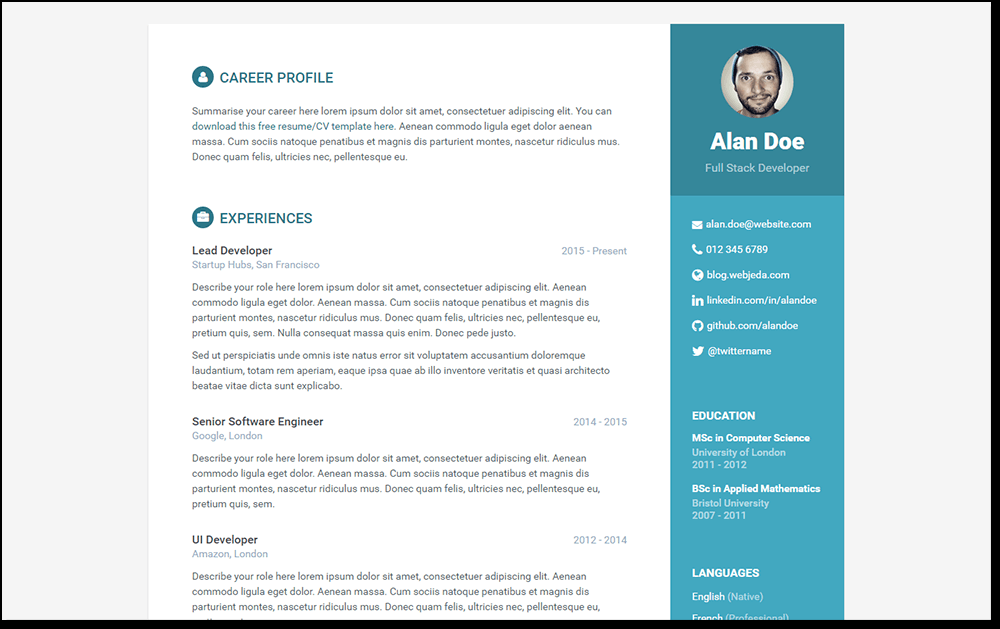
#> input picture assets/images/desktop.png, 1000 x 629 px
$ python -i 15_image_filtering.py   (imports and definitions only)
#> lines starting #> are read from the running program, lines starting #| are printed output that depends on the picture; after the words box and inside, x2 and y2 are one past the last pixel; in counts of white or black regions, pixels touching at a corner belong together
#!/usr/bin/env python3
"""
Image Signal Processing: 2D DFT, Frequency-Domain and Spatial Filtering
=========================================================================

Images are 2-dimensional signals.  Every technique from 1-D signal processing
has a 2-D counterpart, and the connections are direct and elegant.

2-D Discrete Fourier Transform (DFT)
--------------------------------------
For an M×N image f(m, n):

    F(u, v) = sum_{m=0}^{M-1}  sum_{n=0}^{N-1}
              f(m, n) * exp(-j*2*pi*(u*m/M + v*n/N))

    - DC component F(0,0) = mean pixel value * M*N
    - After fftshift: low frequencies are at the centre
    - Convolution theorem: filtering in spatial domain ≡ multiplication in freq domain

2-D Filtering
--------------
Frequency domain:
    F_filtered(u, v) = H(u, v) * F(u, v)   (element-wise)
    then ifft2 → spatial result

Spatial domain:
    g(m, n) = f(m, n) ** h(m, n)            (2-D convolution)

Both are equivalent for linear shift-invariant (LSI) filters.  The frequency-
domain approach is often more intuitive for designing ideal brick-wall filters,
while the spatial domain is faster for small kernels.

Author: Educational example for Signal Processing
License: MIT
"""

import numpy as np
import matplotlib.pyplot as plt
from scipy import ndimage


# ============================================================================
# SYNTHETIC TEST IMAGE
# ============================================================================

# [39 lines left out: function make_test_image, not called in this run]


# ============================================================================
# 2-D DFT UTILITIES
# ============================================================================

def compute_2d_spectrum(img):
    """
    Compute 2-D FFT and return the log-magnitude spectrum (shifted to centre).

    Args:
        img (ndarray): 2-D real image

    Returns:
        F     (ndarray): Complex DFT coefficients (shifted)
        mag   (ndarray): Log-magnitude spectrum for display
    """
    F_raw = np.fft.fft2(img)
    F = np.fft.fftshift(F_raw)
    mag = np.log1p(np.abs(F))      # log(1 + |F|) avoids log(0)
    return F, mag


def freq_axes(img):
    """
    Return normalised frequency axes (cycles/pixel) for a shifted 2-D DFT.

    Returns:
        fu, fv (ndarray): 1-D frequency vectors, each in [-0.5, 0.5].
    """
    M, N = img.shape
    fu = np.fft.fftshift(np.fft.fftfreq(M))
    fv = np.fft.fftshift(np.fft.fftfreq(N))
    return fu, fv


# ============================================================================
# FREQUENCY-DOMAIN FILTERS
# ============================================================================

# [56 lines left out: functions ideal_lowpass, gaussian_lowpass, not called in this run]


def ideal_highpass(img, cutoff):
    """
    Ideal highpass filter: H_hp = 1 - H_lp.

    Removes low-frequency content; enhances edges and fine details.

    Args:
        img    (ndarray): Input image
        cutoff (float)  : Cutoff radius in normalised frequency

    Returns:
        filtered (ndarray): Filtered image
        H        (ndarray): Highpass filter mask
    """
    F_raw = np.fft.fft2(img)
    F = np.fft.fftshift(F_raw)

    fu, fv = freq_axes(img)
    UU, VV = np.meshgrid(fu, fv, indexing='ij')
    dist = np.sqrt(UU ** 2 + VV ** 2)
    H = (dist > cutoff).astype(float)

    F_filtered = np.fft.ifftshift(F * H)
    filtered = np.real(np.fft.ifft2(F_filtered))
    return filtered, H


# ============================================================================
# SPATIAL-DOMAIN FILTERS
# ============================================================================

def sobel_edges(img):
    """
    Sobel edge detection using 3×3 derivative kernels.

    Gx detects horizontal changes, Gy detects vertical changes.
    Edge magnitude: G = sqrt(Gx^2 + Gy^2)

    Args:
        img (ndarray): Grayscale image

    Returns:
        edges (ndarray): Edge magnitude image
    """
    Kx = np.array([[-1, 0, 1],
                   [-2, 0, 2],
                   [-1, 0, 1]], dtype=float)
    Ky = Kx.T    # transposing Kx gives the vertical kernel

    Gx = ndimage.convolve(img, Kx)
    Gy = ndimage.convolve(img, Ky)
    edges = np.hypot(Gx, Gy)
    return edges


# [153 lines left out: functions gaussian_blur_spatial, show_spectrum_pair, demo_spectrum, demo_lowpass_filters, not called in this run]


def demo_highpass_and_edges(img):
    """
    Apply highpass filtering in the frequency domain and compare with
    spatial-domain Sobel edge detection.
    """
    print("\n" + "=" * 60)
    print("SECTION 3: Highpass Filter vs Spatial Sobel Edge Detection")
    print("=" * 60)

    hp_img, H_hp = ideal_highpass(img, cutoff=0.05)
    sobel_img = sobel_edges(img)

    # Normalise for display
    hp_display = np.abs(hp_img)
    hp_display = hp_display / hp_display.max()
    sobel_display = sobel_img / sobel_img.max()

    print(f"  HP filter output  max : {hp_img.max():.4f}")
    print(f"  Sobel edges output max: {sobel_img.max():.4f}")

    fig, axes = plt.subplots(2, 3, figsize=(14, 9))
    fig.suptitle("Highpass Filtering (Frequency Domain) vs Sobel Edge Detection (Spatial)",
                 fontsize=12, fontweight='bold')

    axes[0, 0].imshow(img, cmap='gray', vmin=0, vmax=1)
    axes[0, 0].set_title("(a) Original Image")
    axes[0, 0].axis('off')

    axes[0, 1].imshow(H_hp, cmap='gray')
    axes[0, 1].set_title("(b) Ideal HP Mask\n(zeros at centre = DC blocked)")
    axes[0, 1].axis('off')

    axes[0, 2].imshow(hp_display, cmap='gray', vmin=0, vmax=1)
    axes[0, 2].set_title("(c) Ideal HP Output\n(edges + fine detail)")
    axes[0, 2].axis('off')

    # Spectrum of HP output
    _, mag_hp = compute_2d_spectrum(hp_display)
    axes[1, 0].imshow(mag_hp, cmap='hot')
    axes[1, 0].set_title("(d) HP Output Spectrum\n(DC gap visible at centre)")
    axes[1, 0].axis('off')

    axes[1, 1].imshow(sobel_display, cmap='gray', vmin=0, vmax=1)
    axes[1, 1].set_title("(e) Sobel Edge Magnitude\n(spatial 3×3 kernel)")
    axes[1, 1].axis('off')

    # Overlay comparison
    axes[1, 2].imshow(img, cmap='gray', vmin=0, vmax=1, alpha=0.6)
    axes[1, 2].imshow(sobel_display, cmap='Reds', alpha=0.5, vmin=0.1, vmax=1)
    axes[1, 2].set_title("(f) Sobel Edges Overlaid on Original")
    axes[1, 2].axis('off')

    plt.tight_layout()
    plt.savefig("15_highpass_edges.png", dpi=120)
    print("  Saved: 15_highpass_edges.png")
    plt.show()


# [50 lines left out: function demo_freq_vs_spatial_blur, not called in this run]


# ============================================================================
# MAIN
# ============================================================================

# [30 lines not run here, left out]

>>> import cv2
>>> picture = cv2.imread('../../../assets/images/desktop.png', cv2.IMREAD_GRAYSCALE)
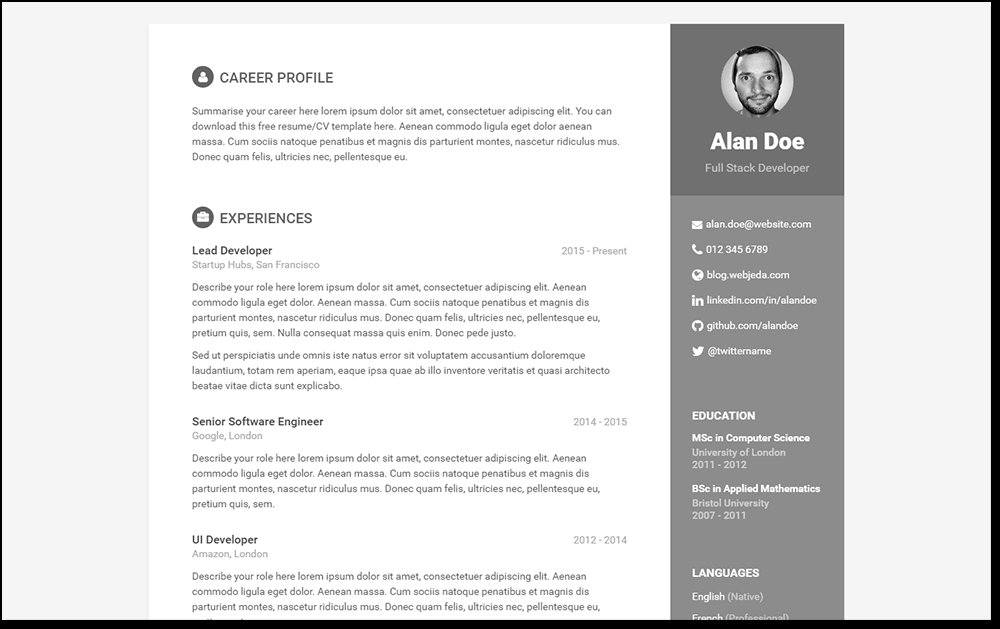
#> picture: shape (629, 1000); min 0, max 255, mean 221.2
>>> result = demo_highpass_and_edges(picture)
#> in ideal_highpass, `fu, fv = freq_axes(img)`: fu = 629 values from -0.499 to 0.499; fv = 1000 values from -0.5 to 0.499
#> in ideal_highpass, `filtered = np.real(np.fft.ifft2(F_filtered))`:
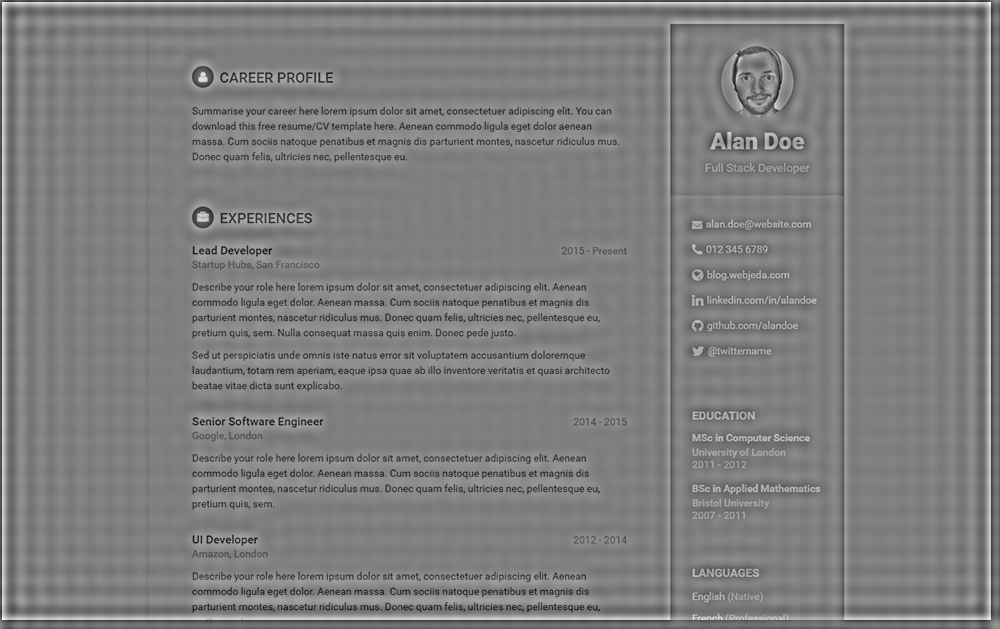
#> filtered: shape (629, 1000) float64; min -185.9, max 186.9, mean 0; drawn with min black and max white
#> in demo_highpass_and_edges, `hp_img, H_hp = ideal_highpass(img, cutoff=0.05)`:
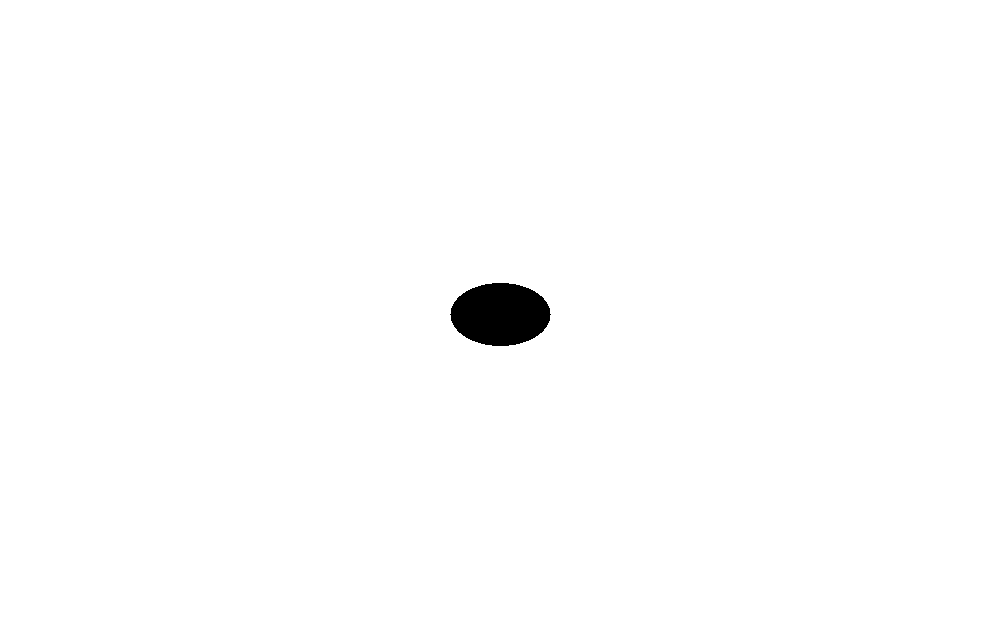
#> H_hp: shape (629, 1000) float64; values 0 (black) and 1 (white), 99.2% white; 1 black region, box (x1, y1, x2, y2) and area: (450, 283, 551, 346) 4947
#> in sobel_edges, `Gy = ndimage.convolve(img, Ky)`:
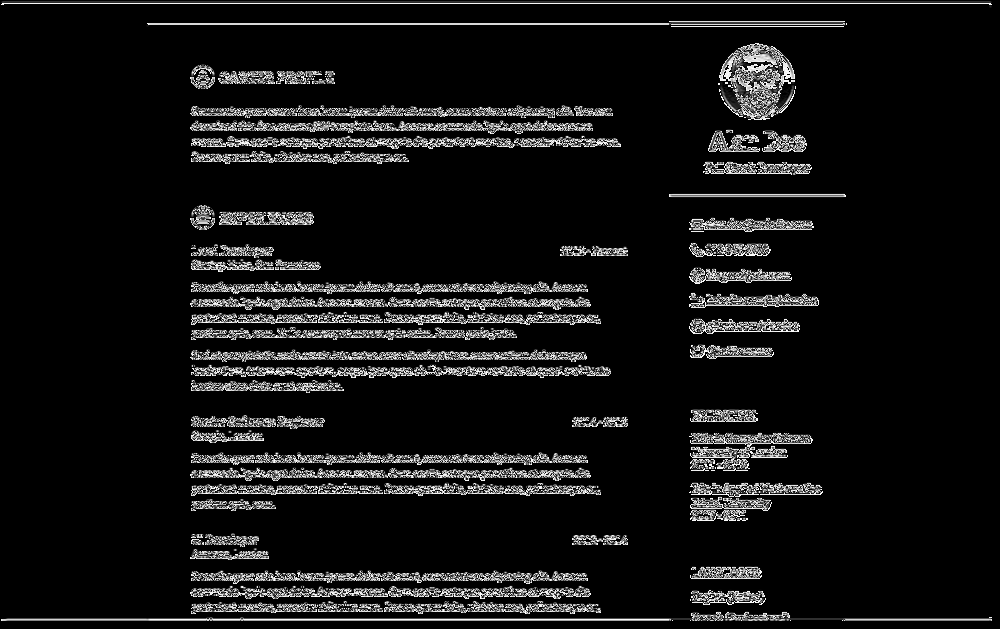
#> Gy: shape (629, 1000); min 0, max 255, mean 20.2
#> in sobel_edges, `edges = np.hypot(Gx, Gy)`:
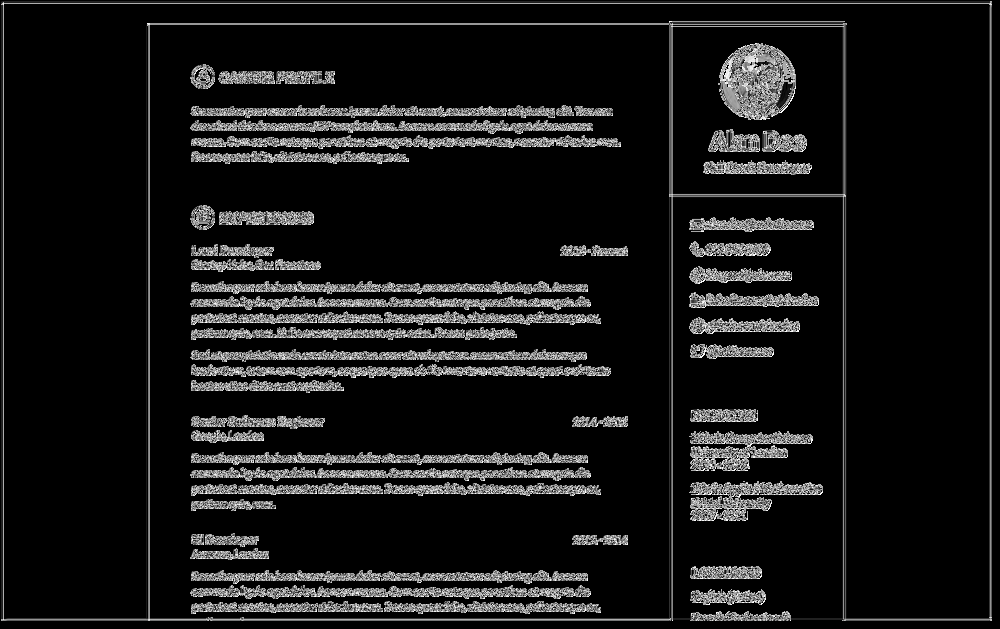
#> edges: shape (629, 1000) float16; min 0, max 360.5, mean 32.7; drawn with min black and max white
#> in demo_highpass_and_edges, `hp_display = hp_display / hp_display.max()`:
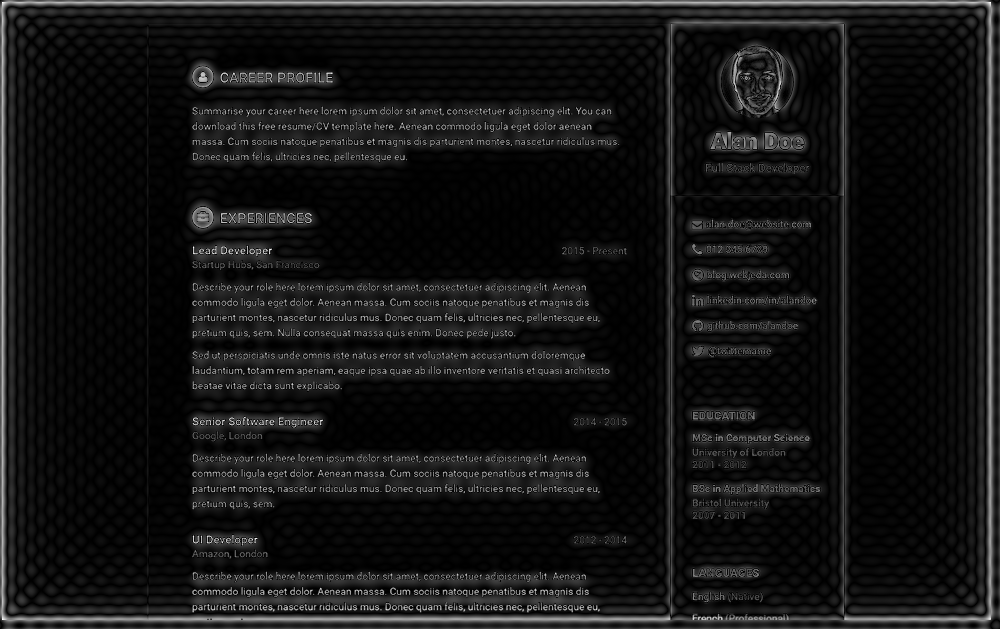
#> hp_display: shape (629, 1000) float64; min 3.47e-07, max 1, mean 0.0808
#|   HP filter output  max : 186.8501
#|   Sobel edges output max: 360.5000
#> in compute_2d_spectrum, `mag = np.log1p(np.abs(F))`:
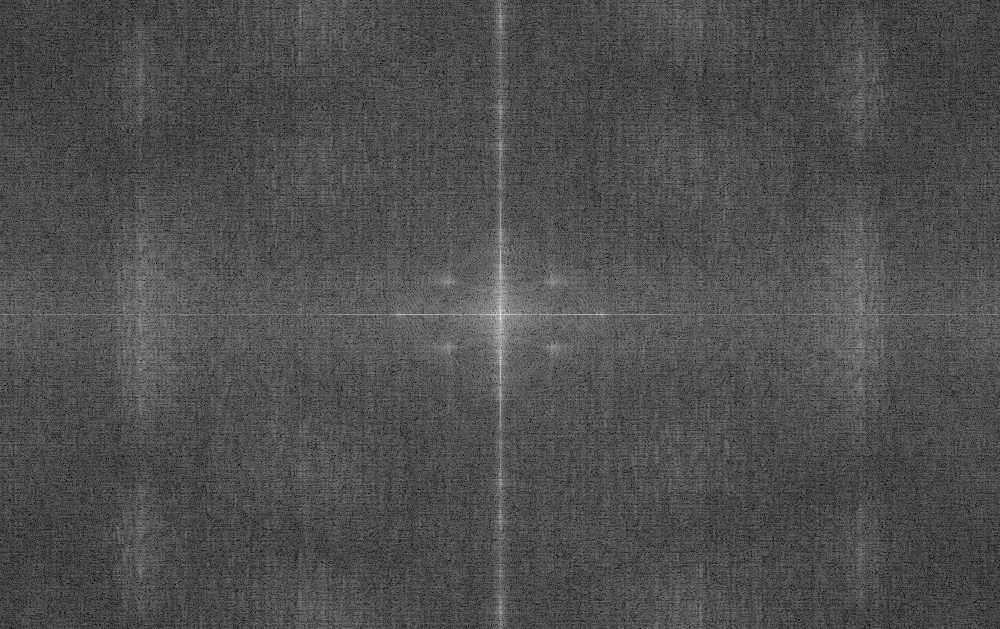
#> mag: shape (629, 1000) float64; min 0.0301, max 10.84, mean 3.39; drawn with min black and max white

$ run again, on assets/images/mobile.png
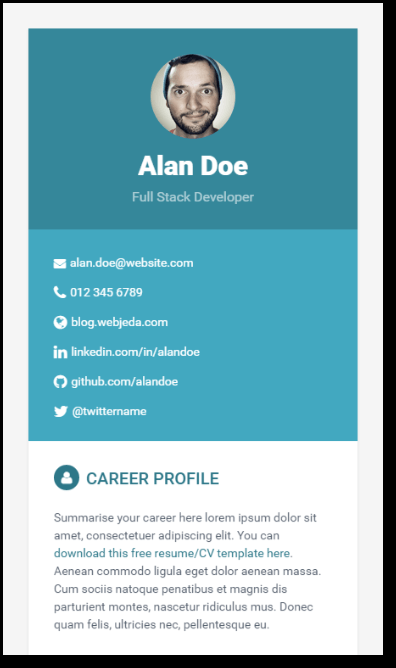
#> input picture assets/images/mobile.png, 396 x 668 px
#> `picture = cv2.imread('../../../assets/images/desktop.png', cv2.IMREAD_..`:
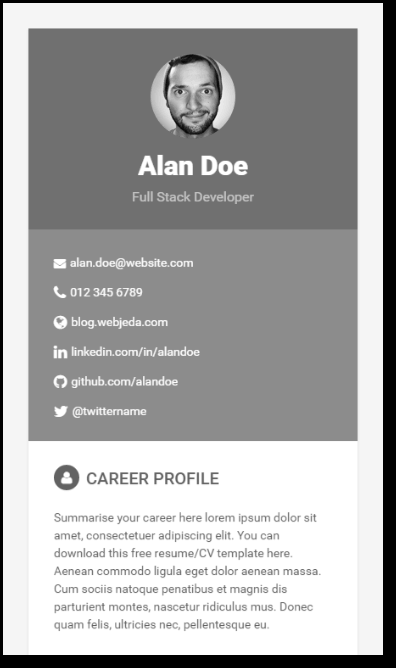
#> picture: shape (668, 396); min 0, max 255, mean 171
#> in ideal_highpass, `fu, fv = freq_axes(img)`: fu = 668 values from -0.5 to 0.499; fv = 396 values from -0.5 to 0.497
#> H_hp: shape (668, 396) float64; values 0 (black) and 1 (white), 99.2% white; 1 black region, box (x1, y1, x2, y2) and area: (179, 301, 218, 368) 2073
#|   HP filter output  max : 168.3806
#|   Sobel edges output max: 359.2500
#> in compute_2d_spectrum, `mag = np.log1p(np.abs(F))`:
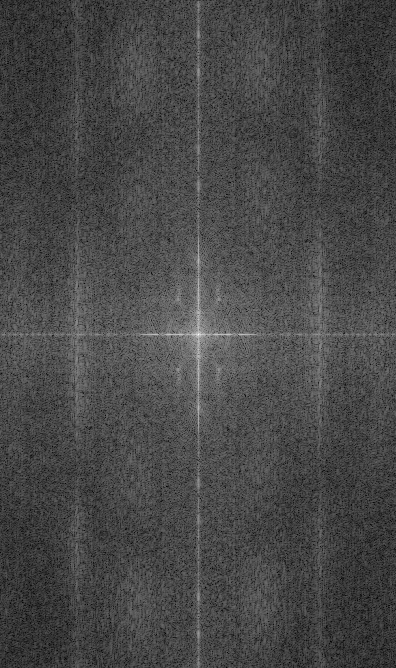
#> mag: shape (668, 396) float64; min 0.0268, max 10.22, mean 2.91; drawn with min black and max white
